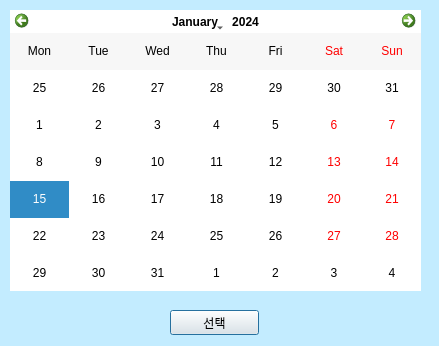
<?xml version="1.0" encoding="UTF-8"?>
<ui version="4.0">
 <class>Change_date</class>
 <widget class="QDialog" name="Change_date">
  <property name="geometry">
   <rect>
    <x>0</x>
    <y>0</y>
    <width>439</width>
    <height>346</height>
   </rect>
  </property>
  <property name="windowTitle">
   <string>Change Date</string>
  </property>
  <widget class="QPushButton" name="slt">
   <property name="geometry">
    <rect>
     <x>170</x>
     <y>310</y>
     <width>89</width>
     <height>25</height>
    </rect>
   </property>
   <property name="text">
    <string>선택</string>
   </property>
   <property name="icon">
    <iconset resource="image.qrc">
     <normaloff>:/new/image/image/correction.png</normaloff>:/new/image/image/correction.png</iconset>
   </property>
  </widget>
  <widget class="QCalendarWidget" name="calendar">
   <property name="geometry">
    <rect>
     <x>10</x>
     <y>10</y>
     <width>411</width>
     <height>281</height>
    </rect>
   </property>
   <property name="styleSheet">
    <string notr="true">background-color: rgb(255, 255, 255);
color: rgb(0, 0, 0);</string>
   </property>
   <property name="gridVisible">
    <bool>false</bool>
   </property>
   <property name="verticalHeaderFormat">
    <enum>QCalendarWidget::NoVerticalHeader</enum>
   </property>
   <property name="navigationBarVisible">
    <bool>true</bool>
   </property>
   <property name="dateEditEnabled">
    <bool>true</bool>
   </property>
  </widget>
  <widget class="QLabel" name="label">
   <property name="geometry">
    <rect>
     <x>0</x>
     <y>0</y>
     <width>441</width>
     <height>351</height>
    </rect>
   </property>
   <property name="styleSheet">
    <string notr="true">background-color: rgb(195, 236, 255);</string>
   </property>
   <property name="text">
    <string/>
   </property>
  </widget>
  <zorder>label</zorder>
  <zorder>slt</zorder>
  <zorder>calendar</zorder>
 </widget>
 <resources>
  <include location="image.qrc"/>
 </resources>
 <connections/>
</ui>
